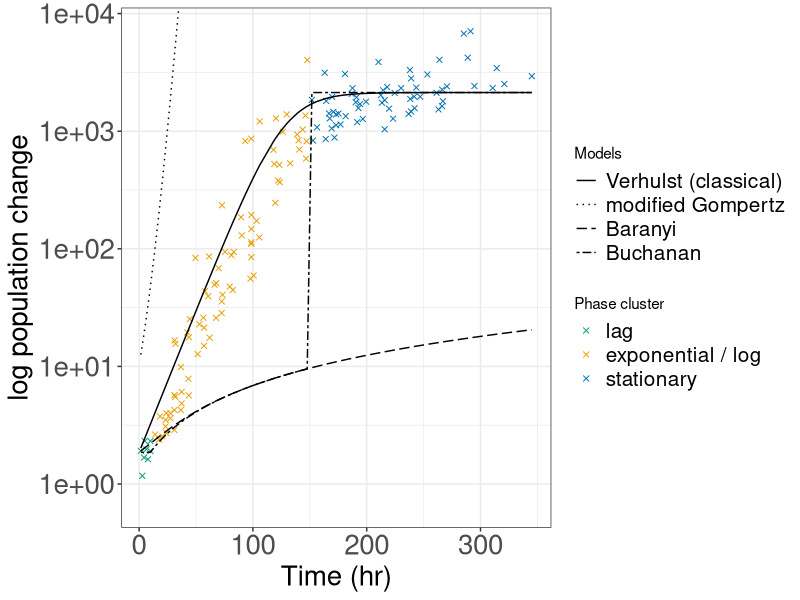

The R script that drew this image:
#!/bin/env Rscript

# Author: PokMan Ho pok.ho19@imperial.ac.uk
# Script: Logistic_2.R
# Desc: data analysis and results export for `LogisticGrowthMetaData.csv`
# Input: ```Rscript Logistic_2.R```
# Output: result output in `results` subdirectory
# Arguments: 0
# Date: Oct 2019

# setwd("/Volumes/HPM-000/Academic/Masters/ICL_CMEE/00_course/CMEECourseWork_pmH/MiniProject/code/")

## lib
library(ggplot2)
library(reshape2)
library(scales) ## rescale ggplot without eliminate bars

## colouring
cbbPalette <- c("#000000", "#E69F00", "#56B4E9", "#009E73", "#F0E442", "#0072B2", "#D55E00", "#CC79A7", "#e79f00", "#9ad0f3", "#F0E442", "#999999", "#cccccc", "#6633ff", "#00FFCC", "#0066cc")

## raw
a.0<-read.csv("../data/Log_data.csv",header = T)
a.1<-read.table("../data/Log_Metadata.txt", sep = "\t", header = F, stringsAsFactors = F, blank.lines.skip = T)

## variable
r.m<-(max(a.0[which(a.0$cluster==2),2])-min(a.0[which(a.0$cluster==2),2])) / (max(a.0[which(a.0$cluster==2),3])-min(a.0[which(a.0$cluster==2),3]))
r.b<-max(a.0[which(a.0$cluster==2),2])-r.m*max(a.0[which(a.0$cluster==2),3])
r.x<--r.b/r.m

## functions & calculations
func_log0<-function(N0=as.numeric(a.1[19,2]),
                    K=as.numeric(a.1[21,2]),
                    r=r.m, t){
  Nt=N0*K*exp(r*t)/(K+N0*(exp(r*t)-1))
  return(Nt)}
a.0$log0<-func_log0(t=a.0$Time.hr)

func_gom<-function(N0=as.numeric(a.1[19,2]),
                   K=as.numeric(a.1[21,2]),
                   r=r.m, t,
                   ld=r.x){
  A=log(K/N0)
  Nt=10^(A*exp(-exp(r*exp(1)/A*(ld-t)+1))*2)
  return(Nt)}
a.0$gom<-func_gom(t=a.0$Time.hr)

func_bar<-function(N0=as.numeric(a.1[19,2]),
                   K=as.numeric(a.1[21,2]),
                   r=r.m, t,
                   tlag=max(a.0[which(a.0$cluster==1),3])){
  h0=1/(exp(tlag*r)-1)
  At=t+1/r*log((exp(-r*t)+h0)/(1+h0))
  Nt=N0+r*At-log(1+(exp(r*At)-1)/exp(K-N0))
  return(Nt)}
a.0$bar<-func_bar(t=a.0$Time.hr)

func_buc<-function(N0=as.numeric(a.1[19,2]),
                   K=as.numeric(a.1[21,2]),
                   r=r.m, t,
                   tlag=max(a.0[which(a.0$cluster==1),3]),
                   cst=as.numeric(a.0$cluster)){
  a.010=(cst-1)%%2 ## make only log phase valid in growth rate
  a.001=ceiling(cst%%2.5%%1) ## make only final phase valid
  # a.011=floor((cst%%1.5+1)%%2) ## make only non-lag phase valid
  Nt=N0+a.001*(K-N0)+a.010*r*(t-tlag)
  return(Nt)}
a.0$buc<-func_buc(t=a.0$Time.hr)

## melt for plot
a.2<-melt(a.0[,-c(1,2,4,5)],id="Time.hr",variable.name = "model",value.name = "ExpPop")

## graph
pdf("../results/Log_data.pdf", width = 13)
ggplot()+theme_bw()+
  theme(axis.title = element_text(size = 20),
        axis.text = element_text(size = 20),
        legend.text = element_text(size = 15))+
  geom_point(aes(x=a.0$Time.hr, y=abs(a.0$Popn_Change), colour=as.factor(a.0$cluster)),shape=4)+
  geom_line(aes(x=a.2$Time.hr, y=a.2$ExpPop, linetype=a.2$model))+
  scale_colour_manual(name="Phase cluster",values = cbbPalette[c(4,2,6)], labels=c("lag","exponential / log","stationary"))+
  scale_linetype_manual(name="Models", values = c(1,3,5,6), labels=c("Verhulst (classical)","modified Gompertz","Baranyi","Buchanan"))+
  scale_y_continuous(labels = scientific,trans = "log10",limits = c(min(abs(a.0$Popn_Change)-.5),max(abs(a.0$Popn_Change))+.5),oob = rescale_none)+ ## <https://stackoverflow.com/questions/10365167/geom-bar-bars-not-displaying-when-specifying-ylim>
  xlab("Time (hr)")+ylab("log population change")
dev.off()
